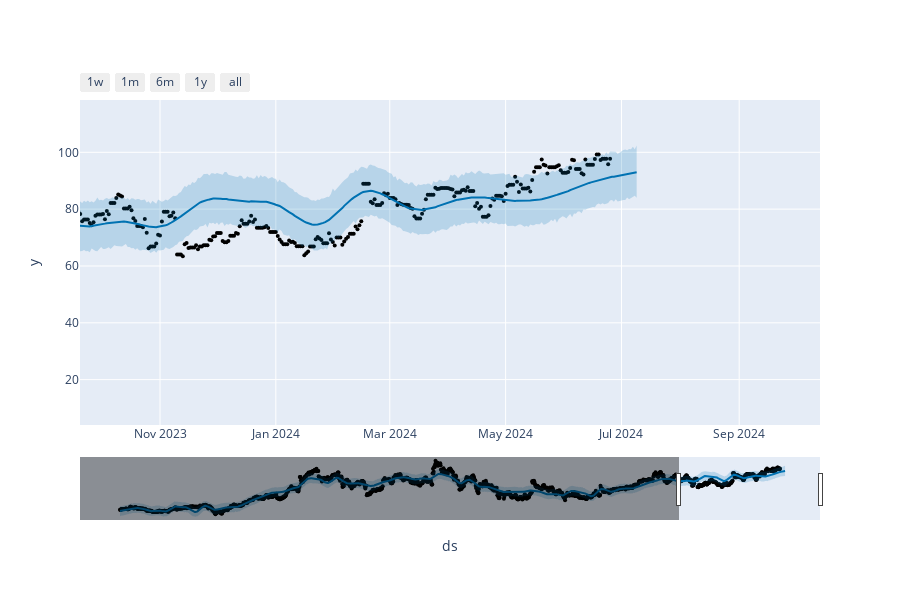

The notebook cell this image was saved under:
### Code cell
plot_plotly(m, forecast)

### Figure 1 — Plotly figure (JSON) as saved in the notebook; plotly's stock layout.template omitted (floating-point values rounded to 4 significant figures; data arrays with more than 128 entries replaced by an {"elided": "..."} marker saying what was removed)
{"data": [{"marker": {"color": "black", "size": 4}, "mode": "markers", "name": "Actual", "type": "scatter", "x": {"elided": "1825 str values"}, "y": {"elided": "1825 float values"}}, {"hoverinfo": "skip", "line": {"width": 0}, "mode": "lines", "type": "scatter", "x": {"elided": "1839 str values"}, "y": {"elided": "1839 float values"}}, {"fill": "tonexty", "fillcolor": "rgba(0, 114, 178, 0.2)", "line": {"color": "#0072B2", "width": 2}, "mode": "lines", "name": "Predicted", "type": "scatter", "x": {"elided": "1839 str values"}, "y": {"elided": "1839 float values"}}, {"fill": "tonexty", "fillcolor": "rgba(0, 114, 178, 0.2)", "hoverinfo": "skip", "line": {"width": 0}, "mode": "lines", "type": "scatter", "x": {"elided": "1839 str values"}, "y": {"elided": "1839 float values"}}], "layout": {"height": 600, "showlegend": false, "width": 900, "xaxis": {"autorange": false, "range": ["2023-09-19 20:56:43.6363", "2024-10-13 13:05:27.2727"], "rangeselector": {"buttons": [{"count": 7, "label": "1w", "step": "day", "stepmode": "backward"}, {"count": 1, "label": "1m", "step": "month", "stepmode": "backward"}, {"count": 6, "label": "6m", "step": "month", "stepmode": "backward"}, {"count": 1, "label": "1y", "step": "year", "stepmode": "backward"}, {"step": "all"}]}, "rangeslider": {"autorange": true, "range": ["2019-03-09 10:54:32.7273", "2024-10-13 13:05:27.2727"], "visible": true, "yaxis": {"_template": null, "rangemode": "match"}}, "title": {"text": "ds"}, "type": "date"}, "yaxis": {"autorange": true, "range": [4.024, 118.4], "title": {"text": "y"}, "type": "linear"}}}
